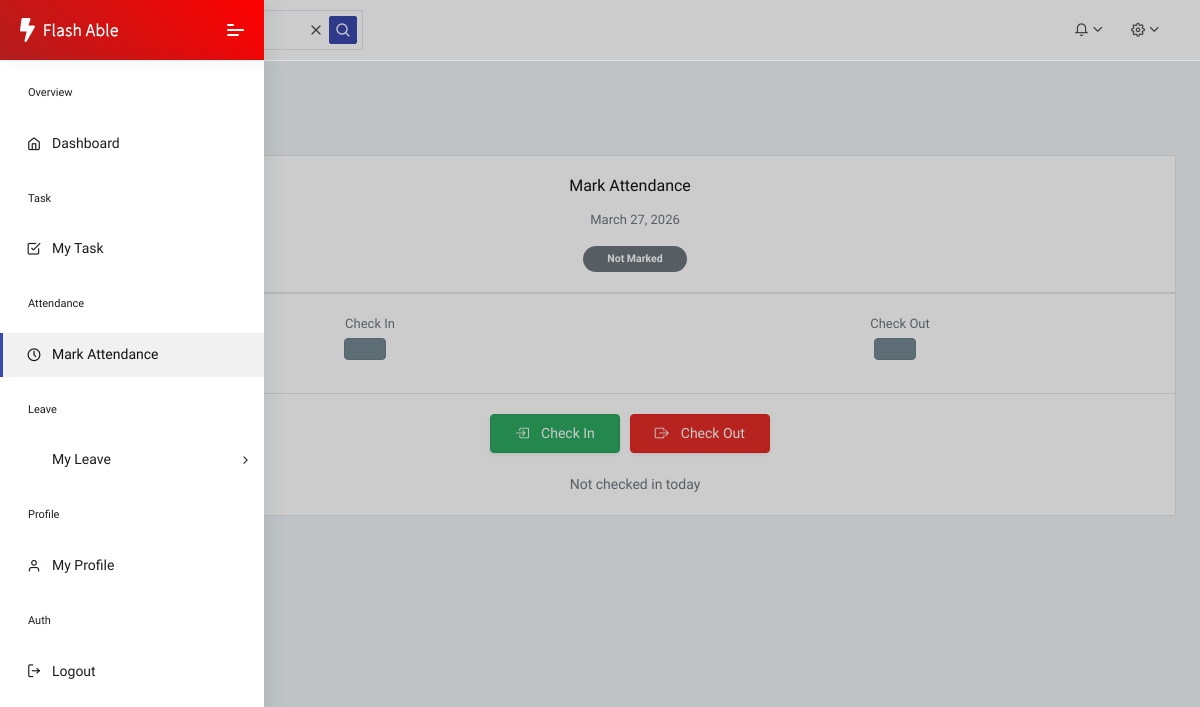
The app's page /my_attendance/ (signed in), older data.
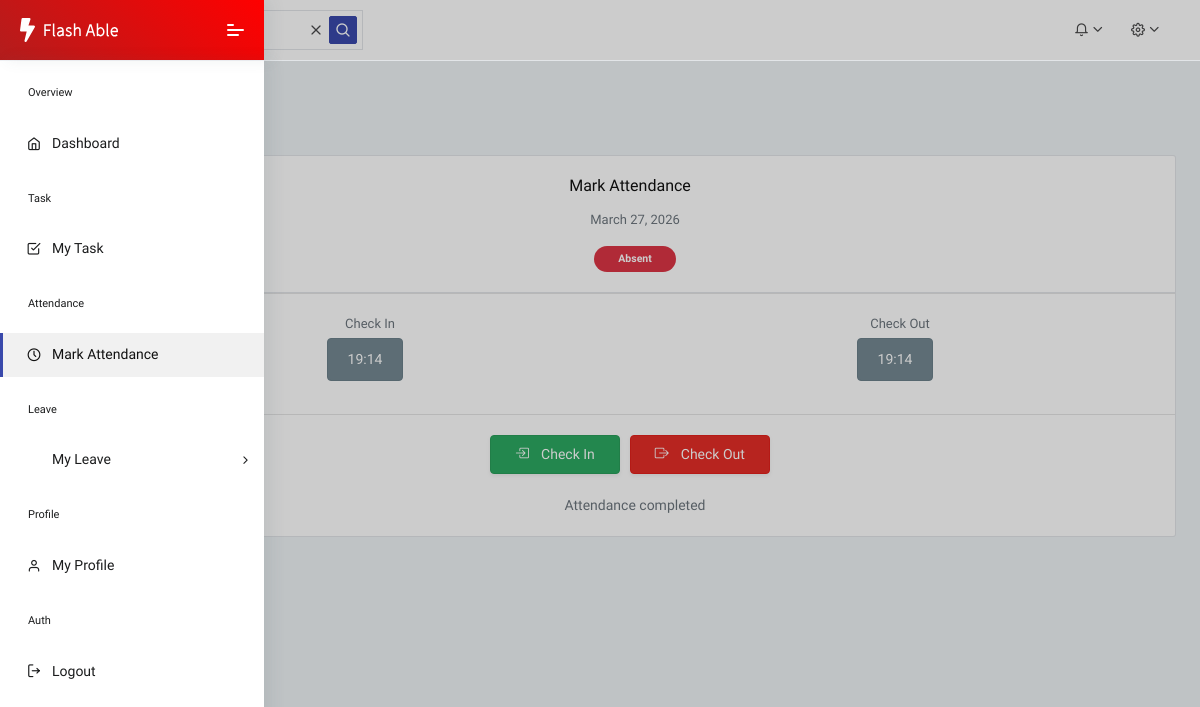
The same page, newer data.
### core/models.py (models this page shows, shortened)
class Attendance(models.Model):
    STATUS = [
        ("Present", "Present"),
        ("Absent", "Absent"),
        ("Half Day", "Half Day"),
    ]
    employee = models.ForeignKey(User, on_delete=models.CASCADE)
    date = models.DateField()
    check_in = models.TimeField(null=True, blank=True)
    check_out = models.TimeField(null=True, blank=True)
    status = models.CharField(max_length=20, choices=STATUS)
    class Meta:
        unique_together = ['employee', 'date']

### core/views.py (the view, shortened to what this page needs)
# urls.py: path('my_attendance/', views.my_attendance, name='my-attendance'),
def my_attendance(request):
    if request.user.role != "EMPLOYEE":
        messages.error(request, "Only Employees Can Mark Attendance")
        return redirect('employee-dashboard')
    user = request.user
    today = localtime().date()
    attendance = Attendance.objects.filter(employee=user, date=today).first()
    context = {
        'today_attendance' : attendance,
        'today_date' : today
    }
    return render(request,'attendance/My_attendance.html',context)

### core/templates/attendance/My_attendance.html (shortened to what the changed rows need)
{% extends 'dashboard/Employee_Dashboard.html' %}
{% load static %}
{% block mein %}
 <div class="pcoded-main-container">
    <div class="pcoded-wrapper">
        <div class="pcoded-content">
            <div class="pcoded-inner-content">
                <div class="main-body">
                    <div class="page-wrapper">
                        <div class="row">
                            <div class="col-sm-12">
                                <div class="card">
                                    <div class="card-header card-body text-center">
                                        <h5 class="mb-3">Mark Attendance</h5>
                                        <p class="text-muted mb-3">{{ today_date }}</p>
                                        {% if today_attendance.status == "Present" %}
                                            <span class="badge badge-success px-4 py-2 rounded-pill">Present</span>
                                        {% elif today_attendance.status == "Absent" %}
                                            <span class="badge badge-danger px-4 py-2 rounded-pill">Absent</span>
                                        {% else %}
                                            <span class="badge badge-secondary px-4 py-2 rounded-pill">Not Marked</span>
                                        {% endif %}
                                        </div>
                                        <div class="card-body">
                                        <div class="row text-center">
                                            <div class="col-md-6 border-end">
                                            <h4 class="fw-bold">
                                                <span class=" btn btn-secondary">
                                                   {{ today_attendance.check_in|default:"--"|time:"H:i" }}
                                                </span>
                                            </h4>
                                            </div>
                                            <div class="col-md-6">
                                            <h4 class="fw-bold">
                                               <span class=" btn btn-secondary">
                                                {{ today_attendance.check_out|default:"--"|time:"H:i" }}
                                               </span>
                                            </h4>
                                            </div>
                                        </div>
                                        </div>
                                        <div class="card-body text-center">
                                        <form method="POST">
                                            <div class="d-flex justify-content-center gap-3">
                                            </div>
                                        </form>
                                        <div class="mt-3 text-muted">
                                            {% if today_attendance.check_in and not today_attendance.check_out %}
                                            Checked in at {{ today_attendance.check_in|time:"H:i" }}
                                            {% elif today_attendance.check_out %}
                                            Attendance completed
                                            {% else %}
                                            Not checked in today
                                            {% endif %}
                                        </div>
                                        </div>
                                    </div>
                                </div>
                            </div>
                        </div>
                    </div>
                </div>
            </div>
        </div>
    </div>
{% endblock %}

Row changes from the older to the newer data that the page shows:
added Attendance: check_in "19:14", check_out "19:14"
Text that changed along with them:
text no longer shown: "Not Marked Not checked in today"
text now shown: "Absent Attendance completed"
